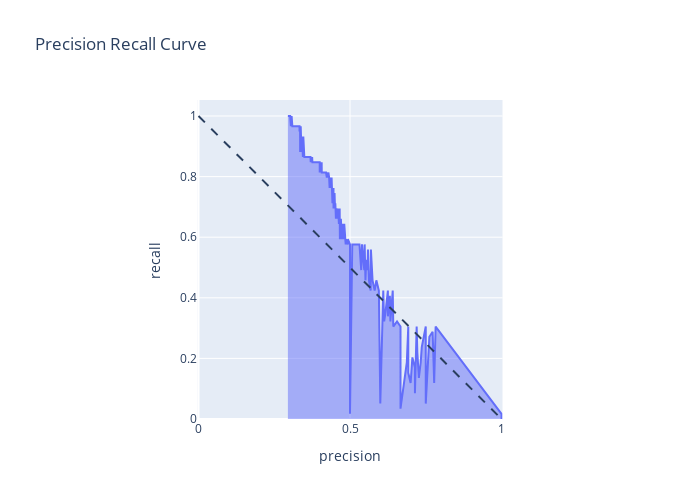

The notebook cell this image was saved under:
### Code cell
thresholds=np.append(thresholds,1)
metrics = pd.DataFrame({'precision': precision, 'recall': recall,'thresholds':thresholds})
fig = px.area(metrics,
    x='precision', y='recall',
    title=f'Precision Recall Curve',
    labels=dict(y='Recall', x='Precision'),
    width=700, height=500,
    hover_data='thresholds'
)
fig.add_shape(
    type='line', line=dict(dash='dash'),
    x0=0, y0=1, x1=1, y1=0
)

fig.update_yaxes(scaleanchor="x", scaleratio=1)
fig.update_xaxes(constrain='domain')
fig.show()

### Figure 1 — Plotly figure (JSON) as saved in the notebook; plotly's stock layout.template omitted (floating-point values rounded to 4 significant figures; data arrays with more than 128 entries replaced by an {"elided": "..."} marker saying what was removed)
{"data": [{"customdata": {"elided": "201x1 float values"}, "fillpattern": {"shape": ""}, "hovertemplate": "precision=%{x}<br>recall=%{y}<br>thresholds=%{customdata[0]}<extra></extra>", "legendgroup": "", "line": {"color": "#636efa"}, "marker": {"symbol": "circle"}, "mode": "lines", "name": "", "orientation": "v", "showlegend": false, "stackgroup": "1", "type": "scatter", "x": {"elided": "201 float values"}, "xaxis": "x", "y": {"elided": "201 float values"}, "yaxis": "y"}], "layout": {"height": 500, "legend": {"tracegroupgap": 0}, "shapes": [{"line": {"dash": "dash"}, "type": "line", "x0": 0, "x1": 1, "y0": 1, "y1": 0}], "title": {"text": "Precision Recall Curve"}, "width": 700, "xaxis": {"anchor": "y", "constrain": "domain", "domain": [0, 1], "title": {"text": "precision"}}, "yaxis": {"anchor": "x", "domain": [0, 1], "scaleanchor": "x", "scaleratio": 1, "title": {"text": "recall"}}}}
